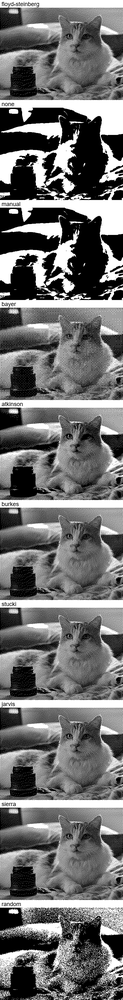
#> input picture preview_2025_09_07_0846.png, 123 x 1000 px, shrunk from 384 x 3120 before the run; its folder holds only this picture in this run
$ python preview_dithers.py preview_2025_09_07_0846.png
#> lines starting #> are read from the running program, lines starting #| are printed output that depends on the picture; after the words box and inside, x2 and y2 are one past the last pixel; in counts of white or black regions, pixels touching at a corner belong together
### image_convert.py
"""
image_convert.py - Image and text conversion utilities for MX11 printer

This module provides functions to:
- Convert text to a printable image (with word wrapping, font selection, etc.)
- Convert and preprocess images for the printer (binarization, dithering, resizing, etc.)

All functions are designed to output a PIL Image ready for mx11.py.
"""

from PIL import Image, ImageDraw, ImageFont
import os
import logging
import numpy as np

# [40 lines left out: function text_to_image, not called in this run]

# Placeholder for future image conversion functions (binarization, dithering, etc.)


from PIL import ImageEnhance

def _bayer_dither(img, matrix_size=8):
    """Ordered/Bayer dithering using a threshold matrix."""
    bayer_matrix = np.array([
        [0, 48, 12, 60, 3, 51, 15, 63],
        [32, 16, 44, 28, 35, 19, 47, 31],
        [8, 56, 4, 52, 11, 59, 7, 55],
        [40, 24, 36, 20, 43, 27, 39, 23],
        [2, 50, 14, 62, 1, 49, 13, 61],
        [34, 18, 46, 30, 33, 17, 45, 29],
        [10, 58, 6, 54, 9, 57, 5, 53],
        [42, 26, 38, 22, 41, 25, 37, 21],
    ])
    img_np = np.array(img, dtype=np.uint8)
    h, w = img_np.shape
    out = np.zeros((h, w), dtype=np.uint8)
    for y in range(h):
        for x in range(w):
            threshold = bayer_matrix[y % matrix_size, x % matrix_size]
            out[y, x] = 255 if img_np[y, x] > (threshold * 4) else 0
    return Image.fromarray(out, mode='L').convert('1')

def _atkinson_dither(img):
    img_np = np.array(img, dtype=np.float32)
    h, w = img_np.shape
    for y in range(h):
        for x in range(w):
            old = img_np[y, x]
            new = 255 if old > 127 else 0
            err = old - new
            img_np[y, x] = new
            for dx, dy in [(1,0),(2,0),(-1,1),(0,1),(1,1),(0,2)]:
                if 0 <= x+dx < w and 0 <= y+dy < h:
                    img_np[y+dy, x+dx] += err * 1/8
    return Image.fromarray(img_np.clip(0,255).astype(np.uint8), mode='L').convert('1')

def _burkes_dither(img):
    img_np = np.array(img, dtype=np.float32)
    h, w = img_np.shape
    for y in range(h):
        for x in range(w):
            old = img_np[y, x]
            new = 255 if old > 127 else 0
            err = old - new
            img_np[y, x] = new
            for dx, dy, factor in [
                (1,0,8/32),(2,0,4/32),(-2,1,2/32),(-1,1,4/32),(0,1,8/32),(1,1,4/32),(2,1,2/32)
            ]:
                if 0 <= x+dx < w and 0 <= y+dy < h:
                    img_np[y+dy, x+dx] += err * factor
    return Image.fromarray(img_np.clip(0,255).astype(np.uint8), mode='L').convert('1')

def _stucki_dither(img):
    img_np = np.array(img, dtype=np.float32)
    h, w = img_np.shape
    for y in range(h):
        for x in range(w):
            old = img_np[y, x]
            new = 255 if old > 127 else 0
            err = old - new
            img_np[y, x] = new
            for dx, dy, factor in [
                (1,0,8/42),(2,0,4/42),(-2,1,2/42),(-1,1,4/42),(0,1,8/42),(1,1,4/42),(2,1,2/42),
                (-2,2,1/42),(-1,2,2/42),(0,2,4/42),(1,2,2/42),(2,2,1/42)
            ]:
                if 0 <= x+dx < w and 0 <= y+dy < h:
                    img_np[y+dy, x+dx] += err * factor
    return Image.fromarray(img_np.clip(0,255).astype(np.uint8), mode='L').convert('1')

def _jarvis_judice_ninke_dither(img):
    img_np = np.array(img, dtype=np.float32)
    h, w = img_np.shape
    for y in range(h):
        for x in range(w):
            old = img_np[y, x]
            new = 255 if old > 127 else 0
            err = old - new
            img_np[y, x] = new
            for dx, dy, factor in [
                (1,0,7/48),(2,0,5/48),(-2,1,3/48),(-1,1,5/48),(0,1,7/48),(1,1,5/48),(2,1,3/48),
                (-2,2,1/48),(-1,2,3/48),(0,2,5/48),(1,2,3/48),(2,2,1/48)
            ]:
                if 0 <= x+dx < w and 0 <= y+dy < h:
                    img_np[y+dy, x+dx] += err * factor
    return Image.fromarray(img_np.clip(0,255).astype(np.uint8), mode='L').convert('1')

# [22 lines left out: functions _sierra_dither, _random_dither, not called in this run]

def preprocess_image(
    image_path,
    width=384,
    dither='floyd-steinberg',
    threshold=128,
    contrast=1.0,
    brightness=1.0,
    rotate=0
):
    """
    Loads and preprocesses an image for the printer (resize, grayscale, enhance, binarize, dither).
    Returns a PIL Image.
    Params:
        dither: 'none', 'floyd-steinberg', or 'default' (alias for 'floyd-steinberg')
        threshold: 0-255, for manual thresholding
        contrast: float, 1.0 = no change
        brightness: float, 1.0 = no change
        rotate: degrees to rotate (e.g., 90, 180)
    """
#> called with image_path = 'preview_2025_09_07_0846.png', width = 384, dither = 'floyd-steinberg', threshold = 128, contrast = 1, brightness = 1, rotate = 0
    img = Image.open(image_path).convert('L')
#> img is the input picture: PIL image 123x1000 L; min 0, max 255, mean 111.5
    if rotate:
        img = img.rotate(rotate, expand=True)
    new_height = int(img.height * width / img.width)
#> new_height = 3121
    img = img.resize((width, new_height), Image.LANCZOS)
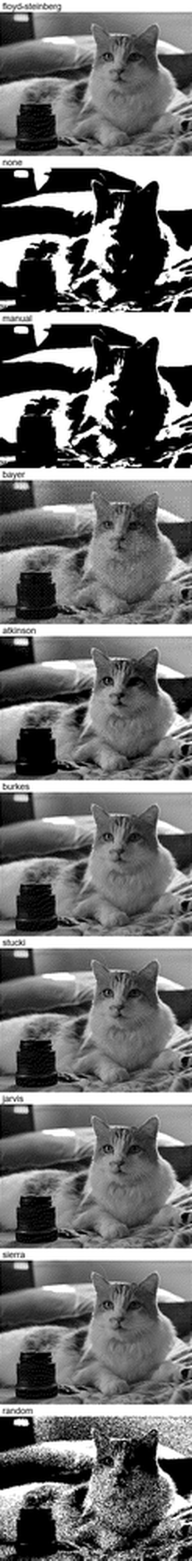
#> img: PIL image 384x3121 L (shown at 1/2 size); min 0, max 255, mean 111.5
    # Enhance contrast/brightness
    if contrast != 1.0:
        img = ImageEnhance.Contrast(img).enhance(contrast)
    if brightness != 1.0:
        img = ImageEnhance.Brightness(img).enhance(brightness)
    # Dithering and binarization
    dither = dither.lower() if isinstance(dither, str) else dither
    if dither in ('floyd-steinberg', 'default'):
        img = img.convert('1', dither=Image.FLOYDSTEINBERG)
#> img: PIL image 384x3121 1; 43.7% white; 28112 white regions (28010 under 20 px), largest, box (x1, y1, x2, y2) and area: (0, 670, 384, 3121) 362426, (0, 0, 384, 571) 71741, (0, 358, 384, 883) 45153
    elif dither == 'none':
        img = img.convert('1', dither=Image.NONE)
    elif dither == 'manual':
        img = img.point(lambda x: 255 if x > threshold else 0, '1')
    elif dither == 'bayer' or dither == 'ordered':
        img = _bayer_dither(img)
    elif dither == 'atkinson':
        img = _atkinson_dither(img)
    elif dither == 'burkes':
        img = _burkes_dither(img)
    elif dither == 'stucki':
        img = _stucki_dither(img)
    elif dither == 'jarvis' or dither == 'jarvis-judice-ninke':
        img = _jarvis_judice_ninke_dither(img)
    elif dither == 'sierra':
        img = _sierra_dither(img)
    elif dither == 'random':
        img = _random_dither(img)
    else:
        img = img.convert('1', dither=Image.FLOYDSTEINBERG)
    return img

### preview_dithers.py
"""
preview_dithers.py - Generate preview images for all dithering methods.
"""
from PIL import Image, ImageDraw, ImageFont
import os
import argparse
from image_convert import preprocess_image

def label_image(img, label, width):
    # Add a label above the image
#> called with label = 'floyd-steinberg', width = 384
    font_path = os.path.join(os.environ.get('WINDIR', 'C:\\Windows'), 'Fonts', 'arial.ttf')
    try:
        font = ImageFont.truetype(font_path, 18)
    except Exception:
        font = ImageFont.load_default()
    label_height = 24
    labeled = Image.new('L', (width, img.height + label_height), color=255)
#> labeled: PIL image 384x3145 L; every value is 255
    draw = ImageDraw.Draw(labeled)
    draw.text((5, 2), label, font=font, fill=0)
    labeled.paste(img, (0, label_height))
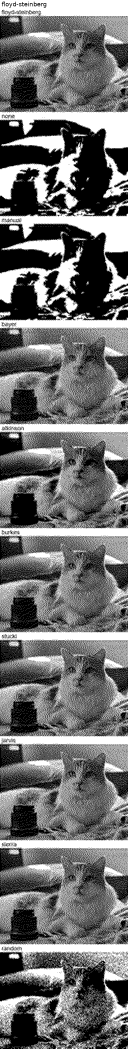
#> labeled: PIL image 384x3145 L (shown at 1/3 size); min 0, max 255, mean 112.4
    return labeled

def make_preview_grid(img_path, width, dithers, out_path):
    previews = []
    for dither in dithers:
        img = preprocess_image(img_path, width=width, dither=dither)
        labeled = label_image(img, dither, width)
        previews.append(labeled)
    # Stack vertically
    total_height = sum(im.height for im in previews)
    grid = Image.new('L', (width, total_height), color=255)
    y = 0
    for im in previews:
        grid.paste(im, (0, y))
        y += im.height
    grid.save(out_path)
    print(f"Saved preview: {out_path}")

def main():
    parser = argparse.ArgumentParser(description='Generate preview images for all dithering methods.')
    parser.add_argument('image_path', type=str, help='Path to the input image file.')
    parser.add_argument('-o', '--output', type=str, default=None, help='Optional output file path.')
    args = parser.parse_args()

    width = 384
    dithers = [
        'floyd-steinberg', 'none', 'manual', 'bayer', 'atkinson',
        'burkes', 'stucki', 'jarvis', 'sierra', 'random'
    ]

    if os.path.exists(args.image_path):
        if args.output:
            out_path = args.output
        else:
            out_path = f"preview_{os.path.splitext(os.path.basename(args.image_path))[0]}.png"
        make_preview_grid(args.image_path, width, dithers, out_path)
    else:
        print(f"File not found: {args.image_path}")

if __name__ == "__main__":
#> (the run stopped early here; a loop or call above may not have finished)
